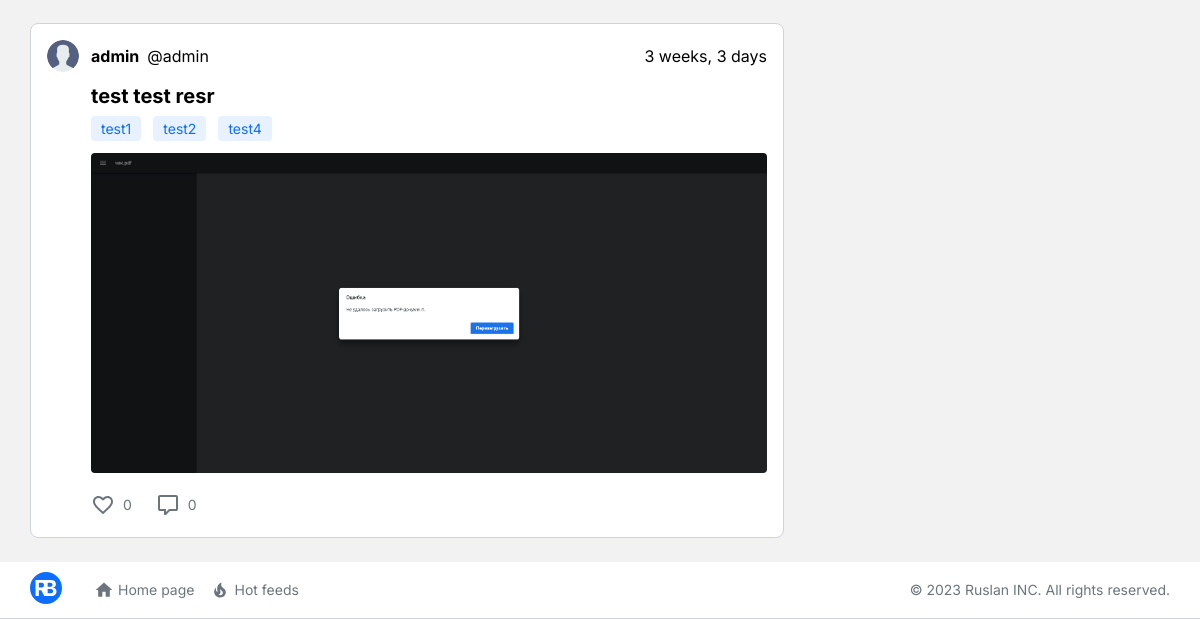
Before: /profile/1/ (lower part) with the older database file.
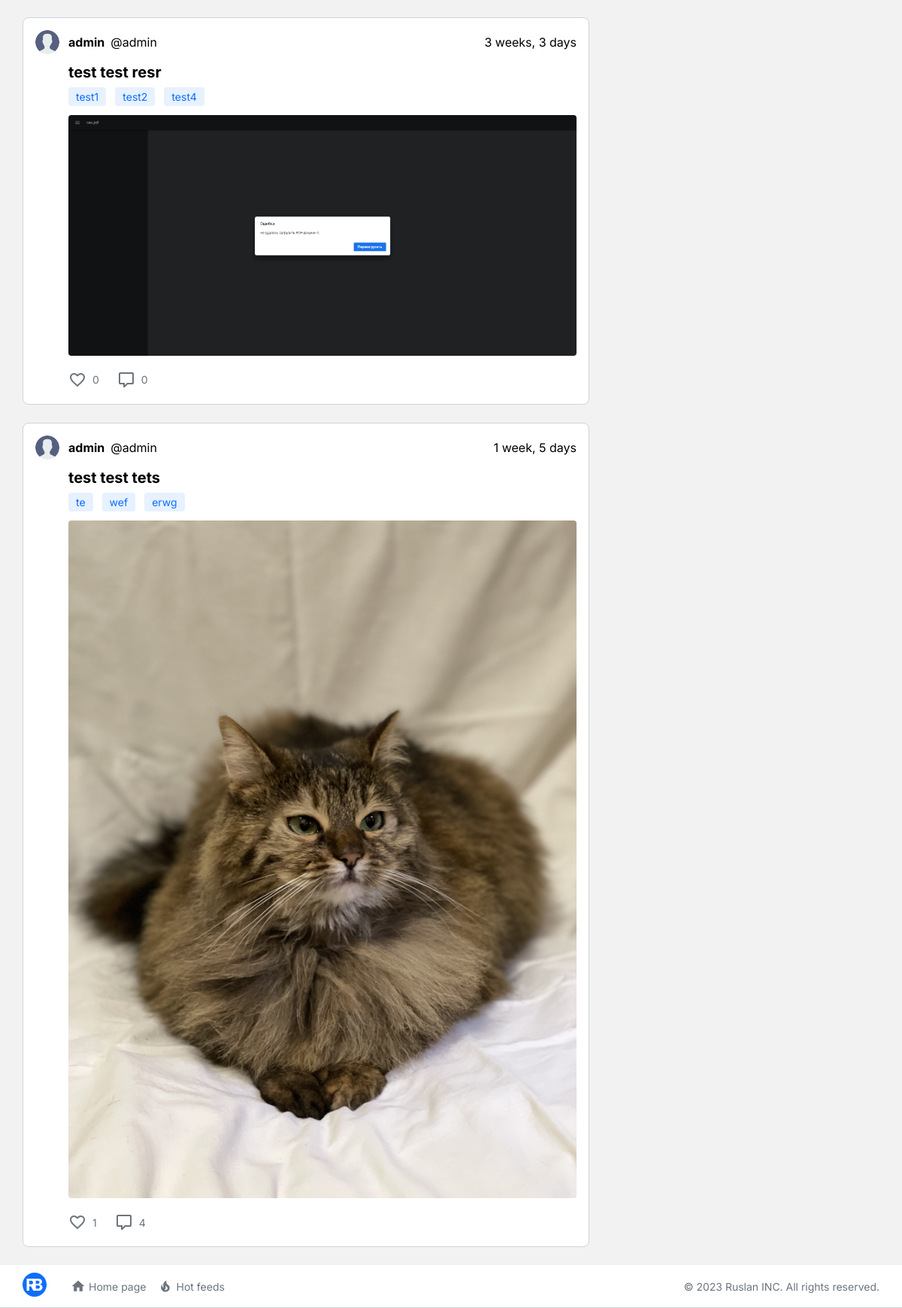
After: the same page with the newer database file.
### blog/models.py (models this page shows, shortened)
class Post(models.Model):
    title = models.CharField('Название', max_length=300)
    text = models.TextField('Текст поста', blank=True, null=True)
    poster = models.ImageField("Постер", upload_to="blog/", blank=True, null=True)
    draft = models.BooleanField("Черновик", default=False)
    owner = models.ForeignKey(User, verbose_name="Владелец", on_delete=models.CASCADE)
    date = models.DateTimeField(auto_now_add=True, verbose_name="дата создания", blank=True)
    tag = models.ManyToManyField(Tags, verbose_name='теги', related_name='tag_post')

class Tags(models.Model):
    text = models.CharField('Текст', max_length=100)

### users/models.py (models this page shows)
class User(AbstractUser):
    bio = models.TextField(_("bio"), max_length=500, blank=True)
    avatar = models.ImageField("Аватар", upload_to="profile/avatars/", blank=True, null=True)
    background = models.ImageField("Бєкграунд", upload_to="profile/backgrounds/", blank=True, null=True)

### blog/views.py (the view)
# urls.py: path('profile/<int:pk>/', Profile.as_view(), name='profile'),
class Profile(Posts_list_base):
    template_name = "blog/profile.html"
    def get_profile_posts(self, user_id):
        posts = Post.objects.filter(draft=False, owner__id=user_id)
        return self.get_post_data(posts)
    def get_data(self, pk):
        context = super().get_data()
        profile = User.objects.get(id=pk)
        context.update({
            'profile_user': profile,
            'posts_list': self.get_profile_posts(pk),
            'page_name': profile.first_name if profile.first_name else profile.username,
            'page_subname': profile.username if profile.first_name else None,
        })
        return context

### blog/views.py (called while the page is built)
    def get_top_followers(self, count=5):
        return User.objects.annotate(followers_count=Count('followers')).all().order_by('-followers_count')[:count]

    def get_top_tags(self, count):
        querry = Tags.objects.annotate(post_count=Count('tag_post')).all().order_by('-post_count')[:count]
        return querry

    def get_post_data(self, queryset):
        data = list()
        for post in queryset:
            likes = Like.objects.filter(post=post)
            comments = Reviews.objects.filter(post=post)
            post_data = {
                'post_data': post,
                'likes': likes,
                'comments': comments,
                'user_likes': [i['user'] for i in Like.objects.values('user').filter(post=post)],
            }
            data.append(post_data)
        return data

    def get_data(self):
        context = {
            'top_tags': self.get_top_tags(count=6),
            'top_users': self.get_top_followers(),
            'get_following': self.get_following() if self.request.user!=self.anonimys else None,
        }
        return context

### templates/blog/profile.html (shortened to what this page needs)
{% extends 'blog/page_layout.html' %}
{% block contant %}
	<div class="contant">
		<div class="container">
			<div class="row">
				<div class="col-lg-8">
                    {% include "include/profile_control.html" %}
				</div>
				<div class="col-lg-4">
				</div>
			</div>
		</div>
	</div>
{% endblock %}

### templates/include/post.html (shortened to what this page needs)
{% load static %}
<div class="block_page post">
    <div class="post_header d-flex justify-content-between align-items-center">
        <div class="d-flex align-items-center">
            {% if post.post_data.owner.avatar %}
                <img src="{{ post.post_data.owner.avatar.url }}" alt="" class="profile_img">
            {% else %}
                <img src="{% static 'img/profile.png' %}" alt="" class="profile_img">
            {% endif %}
            {% if post.post_data.owner.first_name %}
                <a href="{% url 'profile' pk=post.post_data.owner.id %}"><h3 class="name">{{ post.post_data.owner.first_name }}</h3></a>
            {% else %}
                <a href="{% url 'profile' pk=post.post_data.owner.id %}"><h3 class="name">{{ post.post_data.owner.username }}</h3></a>
            {% endif %}
            <p class="text">@{{ post.post_data.owner.username }} </p>
        </div>
        <p class="text">{{ post.post_data.date|timesince }}</p>
    </div>
    <div class="post_title">
        <a href="{% url 'post_detail' pk=post.post_data.id %}"><h3 class="name">{{ post.post_data.title }}</h3></a>
        <div class="topic_group d-flex flex-wrap">
            {% for tag in post.post_data.tag.all %}
                <div class="badges">
                    <a href="{% url 'tag_post' tag.id %}"><p>{{ tag.text }}</p></a>
                </div>
            {% endfor %}
        </div>
    </div>
    <div class="post_body">
        {% if post.post_data.poster %}
            <img src="{{post.post_data.poster.url}}" alt="" class="post_img">
        {% else %}
            <p class="text">{{ post.post_data.text }}</p>
        {% endif %}
        <div class="post_control d-flex">
            <form action="{% url 'like' %}" method="post">
                <div class="like">
                    <button type="submit" {% if not user.is_authenticated %} disabled {% endif %}>
                        <div class="d-flex align-items-center">
                            {% if user.id in post.user_likes %}
                            <div class="like_img is_like_img d-flex justify-content-center align-items-center">
                                <svg width="24" height="24" viewBox="0 0 24 24" xmlns="http://www.w3.org/2000/svg">
                                    <path d="M16.5 2.65C14.76 2.65 13.09 3.46 12 4.73C10.91 3.46 9.24 2.65 7.5 2.65C4.42 2.65 2 5.06 2 8.15C2 11.92 5.4 15.01 10.55 19.68L12 21L13.45 19.68C18.6 15.01 22 11.92 22 8.15C22 5.06 19.58 2.65 16.5 2.65Z"/>
                                </svg>
                            </div>
                            {% else %}
                            <div class="like_img d-flex justify-content-center align-items-center">
                            </div>
                            {% endif %}
                            <p>{{ post.likes.count }}</p>
                        </div>
                    </button>
                </div>
            </form>
            <div class="comment">
                <a href="{% url 'post_detail' pk=post.post_data.id %}">
                    <div class="d-flex align-items-center">
                        <div class="comment_img d-flex justify-content-center align-items-center">
                        </div>
                        <p>{{ post.comments.count }}</p>
                    </div>
                </a>
            </div>
        </div>
    </div>
</div>

Changed rows visible on the page:
added Post: post_data.owner.username "admin", post_data "1 week, 5 days", post_data "test test tets", post_data.poster (picture), likes.count "1", comments.count "4"
added Tags: text "te", shown under "admin"
added Tags: text "wef", shown under "admin"
added Tags: text "erwg", shown under "admin"
